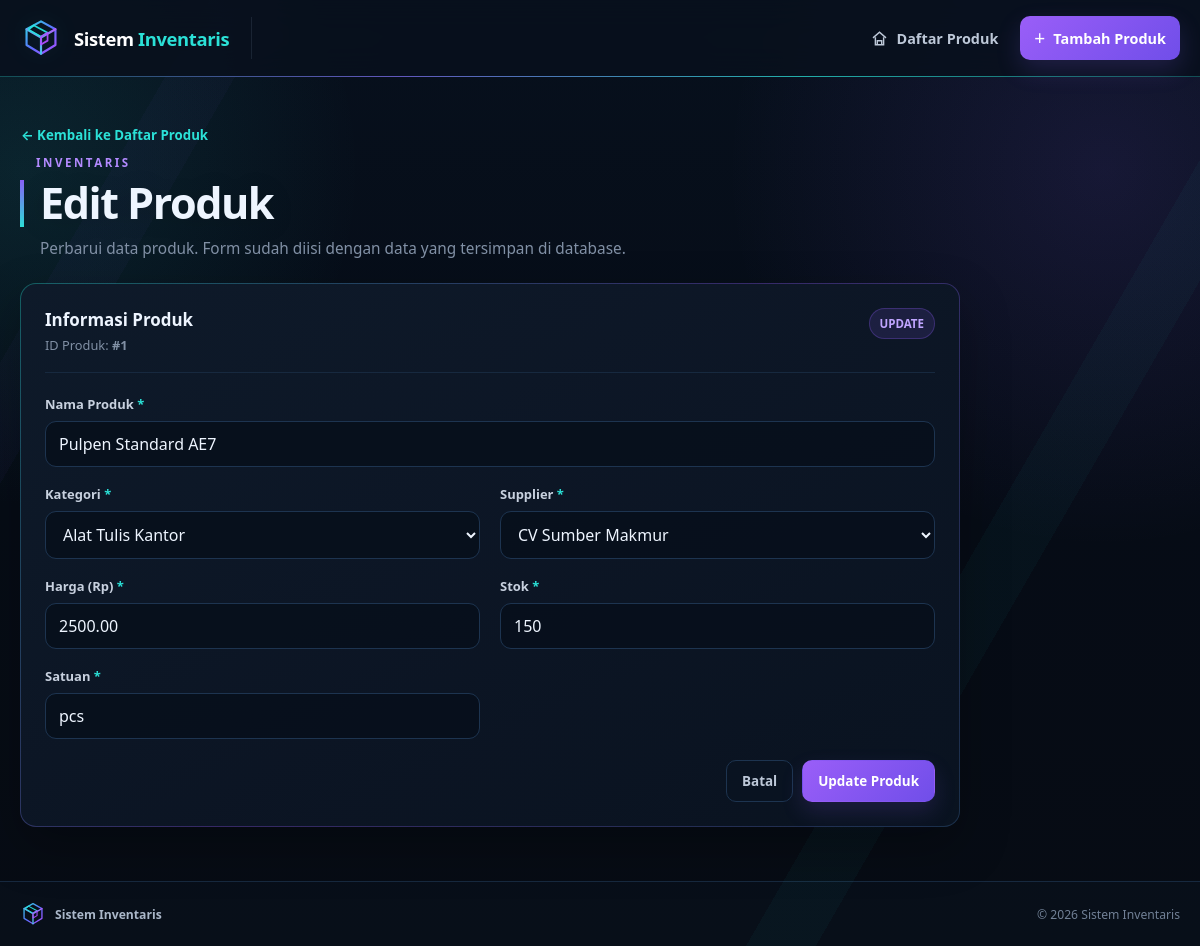
The page /edit.php?id=1 on the database its author committed.
### tables this page shows
CREATE TABLE produk (
    id_produk INT AUTO_INCREMENT PRIMARY KEY,
    nama_produk VARCHAR(150) NOT NULL,
    id_kategori INT NOT NULL,
    id_supplier INT NOT NULL,
    stok INT NOT NULL DEFAULT 0,
    harga DECIMAL(12,2) NOT NULL DEFAULT 0,
    satuan VARCHAR(30) NOT NULL DEFAULT 'pcs',
    created_at TIMESTAMP DEFAULT CURRENT_TIMESTAMP,
    CONSTRAINT fk_produk_kategori FOREIGN KEY (id_kategori)
        REFERENCES kategori(id_kategori)
        ON DELETE RESTRICT
        ON UPDATE CASCADE,
    CONSTRAINT fk_produk_supplier FOREIGN KEY (id_supplier)
        REFERENCES supplier(id_supplier)
        ON DELETE RESTRICT
        ON UPDATE CASCADE
);

CREATE TABLE kategori (
    id_kategori INT AUTO_INCREMENT PRIMARY KEY,
    nama_kategori VARCHAR(100) NOT NULL,
    deskripsi VARCHAR(255) DEFAULT NULL,
    created_at TIMESTAMP DEFAULT CURRENT_TIMESTAMP
);

CREATE TABLE supplier (
    id_supplier INT AUTO_INCREMENT PRIMARY KEY,
    nama_supplier VARCHAR(100) NOT NULL,
    kontak VARCHAR(50) DEFAULT NULL,
    alamat VARCHAR(255) DEFAULT NULL,
    created_at TIMESTAMP DEFAULT CURRENT_TIMESTAMP
);

### config/helpers.php (called while the page is built, shortened)
<?php
function e($value): string
{
    return htmlspecialchars((string) $value, ENT_QUOTES, 'UTF-8');
}

### edit.php (the view, shortened to what this page needs)
<?php
require_once __DIR__ . '/config/helpers.php';
$db = Database::getInstance()->getConnection();
$id = $_GET['id'] ?? '';
$stmt = $db->prepare('SELECT * FROM produk WHERE id_produk = :id');
$stmt->bindValue(':id', (int) $id, PDO::PARAM_INT);
$stmt->execute();
$produk = $stmt->fetch();
$kategoriStmt = $db->prepare('SELECT id_kategori, nama_kategori FROM kategori ORDER BY nama_kategori ASC');
$kategoriStmt->execute();
$kategoriList = $kategoriStmt->fetchAll();
$supplierStmt = $db->prepare('SELECT id_supplier, nama_supplier FROM supplier ORDER BY nama_supplier ASC');
$supplierStmt->execute();
$supplierList = $supplierStmt->fetchAll();
include __DIR__ . '/includes/header.php';
?>
<section class="form-page-heading">
    <div>
        <a class="back-link" href="index.php">← Kembali ke Daftar Produk</a>
        <p class="eyebrow">INVENTARIS</p>
        <h1>Edit Produk</h1>
        <p class="page-description">Perbarui data produk. Form sudah diisi dengan data yang tersimpan di database.</p>
    </div>
</section>
<section class="form-card form-card-wide">
    <div class="form-card-top">
        <div>
            <h2>Informasi Produk</h2>
            <p>ID Produk: <strong>#<?php echo e($produk['id_produk']); ?></strong></p>
        </div>
        <span class="form-chip form-chip-edit">UPDATE</span>
    </div>
    <form method="post" action="proses_edit.php" class="product-form">
        <div class="form-group form-group-full">
            <label for="nama_produk">Nama Produk <span class="required-mark">*</span></label>
            <input type="text" id="nama_produk" name="nama_produk" required maxlength="150"
                   value="<?php echo e($produk['nama_produk']); ?>" autocomplete="off">
        </div>
        <div class="form-group">
            <label for="id_kategori">Kategori <span class="required-mark">*</span></label>
            <select id="id_kategori" name="id_kategori" required>
                <?php foreach ($kategoriList as $kategori): ?>
                    <option value="<?php echo e($kategori['id_kategori']); ?>"
                        <?php echo (int) $kategori['id_kategori'] === (int) $produk['id_kategori'] ? 'selected' : ''; ?> >
                        <?php echo e($kategori['nama_kategori']); ?>
                    </option>
                <?php endforeach; ?>
            </select>
        </div>
        <div class="form-group">
            <label for="id_supplier">Supplier <span class="required-mark">*</span></label>
            <select id="id_supplier" name="id_supplier" required>
                <?php foreach ($supplierList as $supplier): ?>
                    <option value="<?php echo e($supplier['id_supplier']); ?>"
                        <?php echo (int) $supplier['id_supplier'] === (int) $produk['id_supplier'] ? 'selected' : ''; ?> >
                        <?php echo e($supplier['nama_supplier']); ?>
                    </option>
                <?php endforeach; ?>
            </select>
        </div>
        <div class="form-group">
            <label for="harga">Harga (Rp) <span class="required-mark">*</span></label>
            <input type="number" id="harga" name="harga" required min="0" step="0.01"
                   value="<?php echo e($produk['harga']); ?>">
        </div>
        <div class="form-group">
            <label for="stok">Stok <span class="required-mark">*</span></label>
            <input type="number" id="stok" name="stok" required min="0" step="1"
                   value="<?php echo e($produk['stok']); ?>">
        </div>
        <div class="form-group">
            <label for="satuan">Satuan <span class="required-mark">*</span></label>
            <input type="text" id="satuan" name="satuan" required maxlength="30"
                   value="<?php echo e($produk['satuan']); ?>">
        </div>
        <div class="form-actions form-group-full">
            <a href="index.php" class="btn btn-ghost">Batal</a>
            <button type="submit" class="btn btn-primary">Update Produk</button>
        </div>
    </form>
</section>
<?php include __DIR__ . '/includes/footer.php'; ?>

### rows shown on the page
produk: id_produk "1", nama_produk "Pulpen Standard AE7", id_kategori "Alat Tulis Kantor", id_supplier "CV Sumber Makmur", harga "2500.00", stok "150", satuan "pcs"
